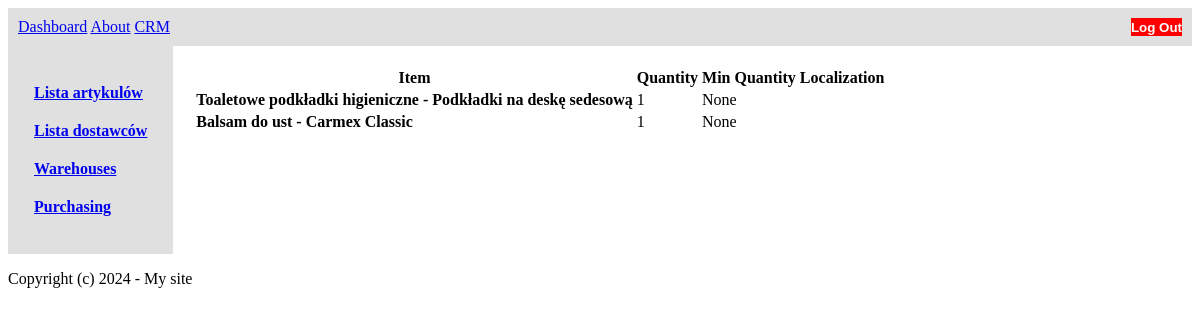
The page /warehouses/ (signed in) on the database its author committed.
### warehouses/models.py (models this page shows, shortened)
class Warehouse(models.Model):
    item = models.ForeignKey('Item', on_delete=models.CASCADE)
    qty = models.IntegerField(default=0)
    min_qty = models.IntegerField(null=True, blank=True)
    localization = models.CharField(max_length=50, blank=True)
    created_at = models.DateTimeField(default=timezone.now)
    modified_at = models.DateTimeField(default=timezone.now)
    created_by = models.ForeignKey(User, related_name='warehouses', on_delete=models.CASCADE, null=True, blank=True)

class Item(models.Model):
    name = models.CharField(max_length=200)
    category = models.ForeignKey(Category, on_delete=models.CASCADE)
    producer = models.CharField(max_length=50, blank=True)
    produce_code = models.CharField(max_length=50, blank=True)
    size_x = models.FloatField(null=True, blank=True, default=0)
    size_y = models.FloatField(null=True, blank=True, default=0)
    size_z = models.FloatField(null=True, blank=True, default=0)
    weight = models.FloatField(null=True, blank=True, default=0)
    comment = models.CharField(max_length=200, blank=True)
    image = models.ImageField(null=True, blank=True, upload_to="static/warehouses/items/")
    created_at = models.DateTimeField(default=timezone.now)
    modified_at = models.DateTimeField(default=timezone.now)
    created_by = models.ForeignKey(User, related_name='items', on_delete=models.CASCADE, default=None)
    def __str__(self):
        return f'{self.category} - {self.name} '

class Category(models.Model):
    category_name = models.CharField(max_length=100)
    created_at = models.DateTimeField(default=timezone.now)
    modified_at = models.DateTimeField(default=timezone.now)
    created_by = models.ForeignKey(User, related_name='categories', on_delete=models.CASCADE, default=None)
    def __str__(self):
        return self.category_name

### warehouses/views.py (the view)
# urls.py: path('warehouses/', include('warehouses.urls')),
@login_required
def warehouses(request):
    availability = Warehouse.objects.all()
    context = {
        'availability': availability
    }
    return render(request, 'warehouses/warehouse.html', context)

### warehouses/templates/warehouses/warehouse.html (shortened to what this page needs)
{% extends 'core/crm.html' %}
{% block main_content %}
<div class="container">
        <div class="col-md-11">
            {% if not availability %}
                <p>No items available in the warehouse.</p>
            {% else %}
                <table class="table">
                    <thead>
                        <tr>
                            <th>Item</th>
                            <th>Quantity</th>
                            <th>Min Quantity</th>
                            <th>Localization</th>
                        </tr>
                    </thead>
                    <tbody>
                        {% for item in availability %}
                            <tr>
                                <td><strong>{{ item.item }}</strong></td>
                                <td>{{ item.qty }}</td>
                                <td>{{ item.min_qty }}</td>
                                <td>{{ item.localization }}</td>
                            </tr>
                        {% endfor %}
                    </tbody>
                </table>
            {% endif %}
        </div>
    </div>
</div>
{% endblock %}

### rows shown on the page
Warehouse: item "Toaletowe podkładki higieniczne - Podkładki na deskę sedesową", qty "1", min_qty "None"
Warehouse: item "Balsam do ust - Carmex Classic", qty "1", min_qty "None"
